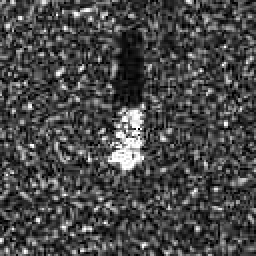
%> input picture HB.JPG, 128 x 128 px (shown 2 times larger)
$ octave AML.m   (GNU Octave 9; MATLAB toolbox functions it lacks are replaced by stand-ins)
%> lines starting %> are read from the running program, lines starting %| are printed output that depends on the picture; in (x1, y1, x2, y2) boxes, pixels count from 0 and x2, y2 are one past the last pixel; in counts of white or black regions, pixels touching at a corner belong together; the program's own positions count from 1
%%%read the original image
grayImage=imread('HB.jpg');
%> grayImage is the input picture: size 128x128 uint8; min 0, max 255, mean 71.7
I=cat(3, grayImage, grayImage, grayImage);
imshow(I);
pause
%%% read the background
background = imopen(I,strel('disk',15));
%> background: size 128x128x3 uint8; every value is 0
figure,imshow(background);
title('background')
pause
%% subtract the original form the background
I2 = I - background;
figure, imshow(I2),title('substracted image')
pause
%% increase the image intensity
I3=rgb2gray(I2);
I3 = imadjust(I3);
figure, imshow(I3);
title('adjustedimage')
pause
%% treshold the image
level = graythresh(I3);
%> level = 0.373
bw = im2bw(I3,level);
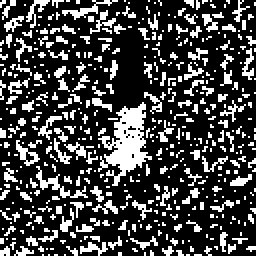
%> bw: size 128x128 logical (shown 2 times larger); 26.5% white in thin lines or dots
bw = bwareaopen(bw, 50);
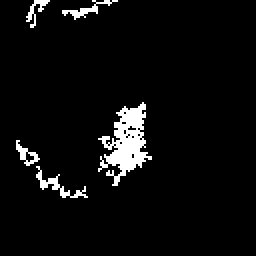
%> bw: size 128x128 logical (shown 2 times larger); 4.8% white; 5 white regions, box (x1, y1, x2, y2) and area: (49, 51, 76, 93) 508, (18, 83, 44, 99) 96, (31, 0, 59, 10) 72, (8, 70, 20, 83) 56, (13, 0, 25, 14) 54
figure, imshow(bw),title('treshold image')
pause
% Labeled the component(s), and plot the centroid on the original image
% Canny
S5 = edge(I3, 'canny');
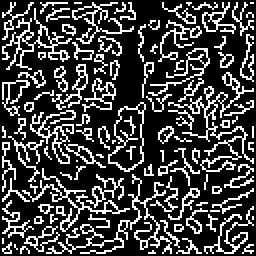
%> S5: size 128x128 logical (shown 2 times larger); 25.5% white in thin lines or dots
imshow(S5);title('Canny Edge Dectection [auto]');
size(S5)
%> ans = [128 128]
pause
% Find the white color
S6 = S5>180;
%> S6: size 128x128 logical; every value is 0
imshow(S5);
pause
%%%%Morphology technique, image erosion to erase the unwanted components
se = strel('line',10,90);
I4 = imerode(I3,se);
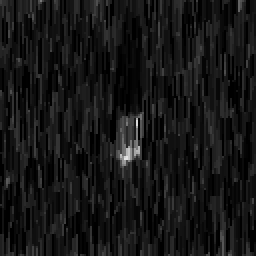
%> I4: size 128x128 uint8 (shown 2 times larger); min 0, max 227, mean 21.3
se = strel('line',10,0);
I4 = imerode(I4,se);
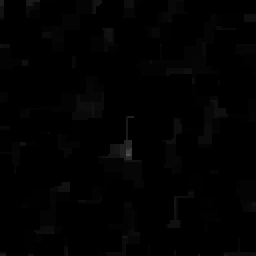
%> I4: size 128x128 uint8 (shown 2 times larger); min 0, max 85, mean 1.6
imshow(I4),title('eroded image [auto]')
size(I4)
%> ans = [128 128]
pause
war=watershed(I4)
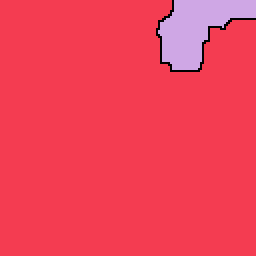
%> war: size 128x128 uint8 (shown 2 times larger); 3 distinct labels, from 0 to 2; one colour per label, 0 black
imshow(war)
pause
%%%%%%%%%%%%%%%%%%%%%%%%%%%%%%%%%%%%%%%%%%%%%
%%%I4 = im2bw(I4);
%%%%%%%%%%%%%Features Detection
corners = detectHarrisFeatures(I4);
%> corners = 16 points; strongest (x, y): (65, 79), (65, 71), (65, 60), (2, 128), (19, 1)
[features, valid_corners] = extractFeatures(I4, corners);
%> valid_corners = 0 points
figure; imshow(I4); hold on
 plot(valid_corners);
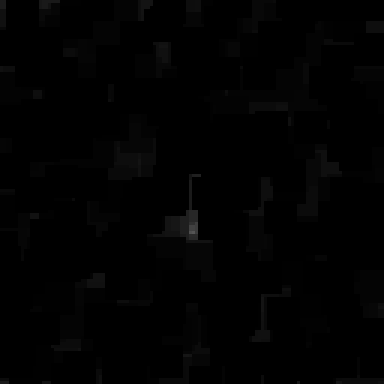
%> figure redrawn from the program's plot data; shown 3 times larger
 features

$ run again, with HB03787.JPG copied over HB.JPG
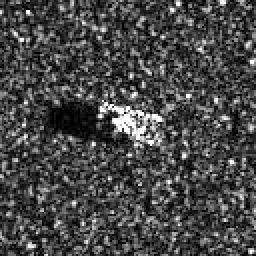
%> input picture HB03787.JPG, 128 x 128 px (shown 2 times larger)
%> grayImage is the input picture: size 128x128 uint8; min 0, max 255, mean 71.7
%> `background = imopen(I,strel('disk',15));`:
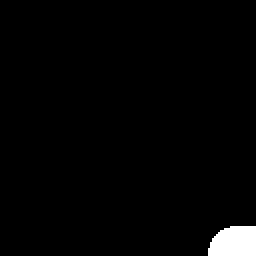
%> background: size 128x128x3 uint8 (shown 2 times larger); values 0 (black) and 3 (white), 1.9% white; 1 white region, box (x1, y1, x2, y2) and area: (104, 113, 128, 128) 316
%> level = 0.357
%> S5: size 128x128 logical; 25.9% white in thin lines or dots
%> S6: size 128x128 logical; every value is 0
%> `war=watershed(I4)`:
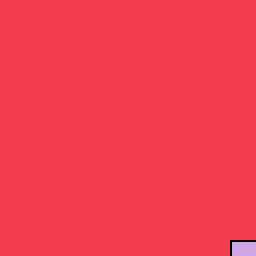
%> war: size 128x128 uint8 (shown 2 times larger); 3 distinct labels, from 0 to 2; one colour per label, 0 black
%> corners = 55 points; strongest (x, y): (128, 32), (97, 66), (38, 105), (5, 70), (10, 59)
%> valid_corners = 1 point; (x, y): (69, 62)

$ run again, with bmp2h.JPG copied over HB.JPG
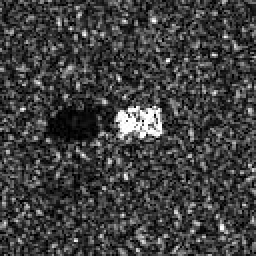
%> input picture bmp2h.JPG, 128 x 128 px (shown 2 times larger)
%> grayImage is the input picture: size 128x128 uint8; min 0, max 255, mean 63.3
%> background: size 128x128x3 uint8; every value is 0
%> level = 0.316
%> `bw = im2bw(I3,level);`:
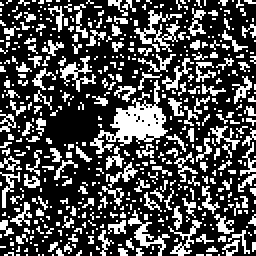
%> bw: size 128x128 logical (shown 2 times larger); 30.5% white in thin lines or dots
%> S5: size 128x128 logical; 23.7% white in thin lines or dots
%> S6: size 128x128 logical; every value is 0
%> `war=watershed(I4)`:
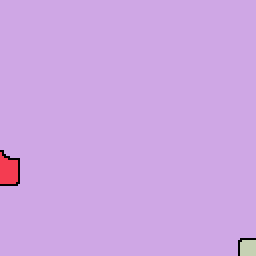
%> war: size 128x128 uint8 (shown 2 times larger); 4 distinct labels, from 0 to 3; one colour per label, 0 black
%> corners = 2 points; (x, y): (65, 61), (108, 80)
%> valid_corners = 1 point; (x, y): (65, 61)
